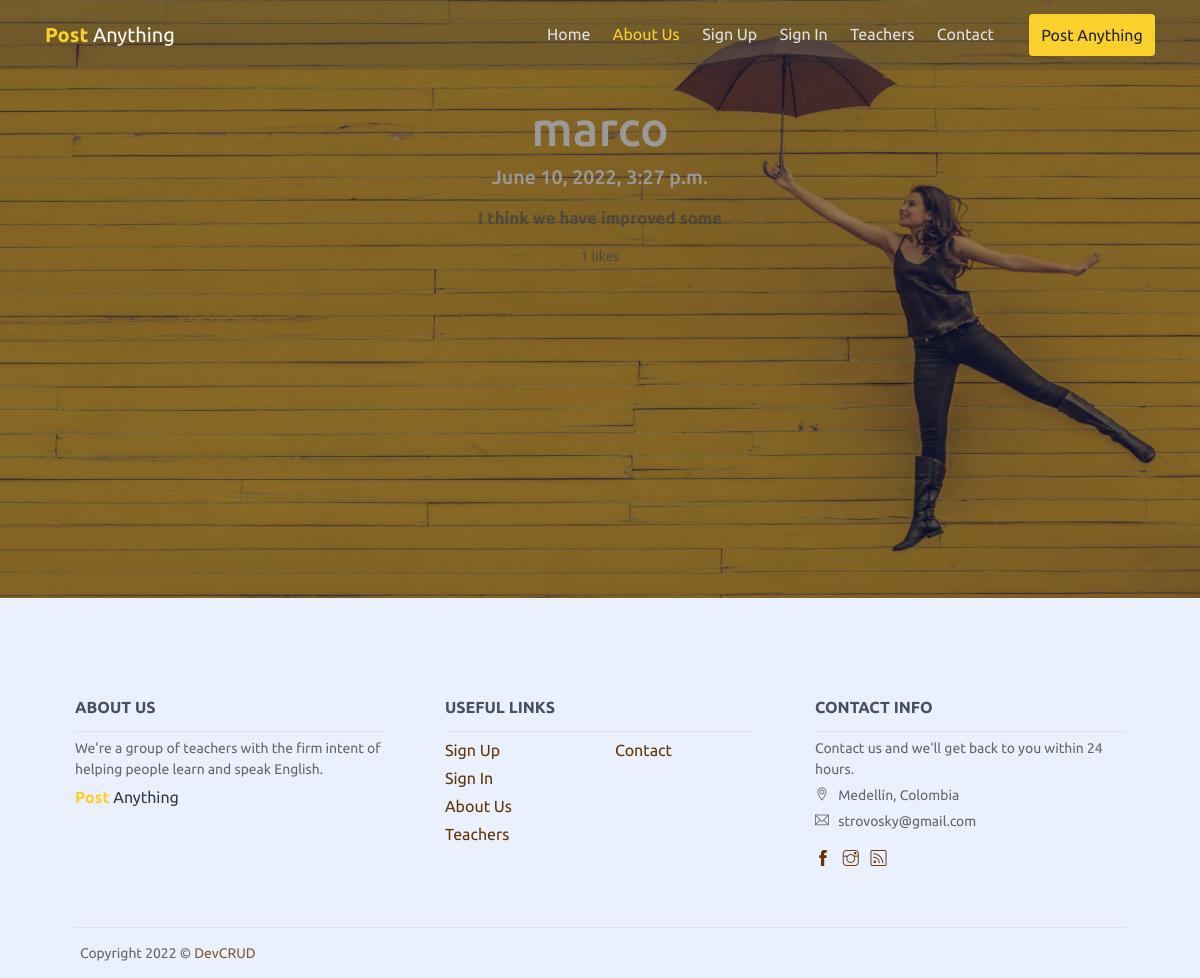
Before: /comment/3/2/ with the older database file.
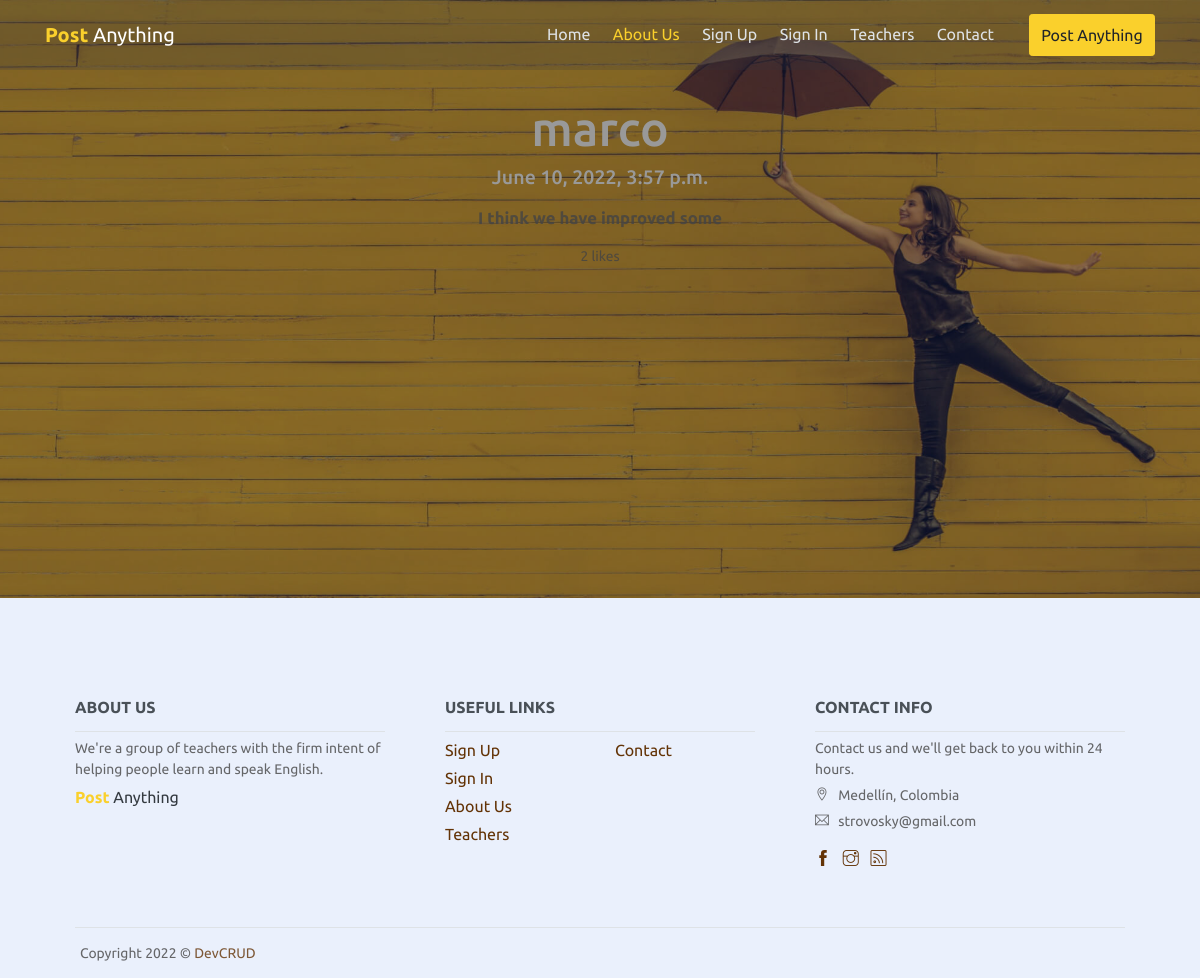
After: the same page with the newer database file.
### blog/models.py (models this page shows, shortened)
class Comments(Model):
    content = CharField(max_length=300)
    num_likes = IntegerField(default=0)
    date_created = DateTimeField(auto_now=True)
    author = ForeignKey(to=User, on_delete=CASCADE)
    topic = ForeignKey(to=Topics, on_delete=CASCADE)

### blog/views.py (the view)
# urls.py: path("comment/<int:pk>/<int:topic_id>/", view=views.detail_comment, name="detail_comment"),
def detail_comment(request, pk, topic_id):
    comment = Comments.objects.get(pk=pk)
    topic = Topics.objects.get(id=topic_id)
    return render(request, "blog/detail_comment.html", {"comment": comment, "topic":topic})

### blog/templates/blog/detail_comment.html (shortened to what this page needs)
{% extends "blog/base.html" %}
{% block main %}
<header id="home" class="header">
    <div class="overlay"></div>
        <section id="about">
            <div class="container">
                <div class="after"><h1>{{comment.author}}</h1></div>
                <div class="content">
                    <h5 class="title mb-3">{{comment.date_created}}</h5>
                    <div class="row">
                        <div class="col">
                            <p><big><b>{{comment.content}}</b></big></p>
                        </div>
                    </div>
                    <p >{{comment.num_likes}} likes</p>
                </div>
            </div>
        </section>
</header>
{% endblock main %}

Changed rows visible on the page:
changed Comments "I think we have improved some": date_created "June 10, 2022, 3:27 p.m." → "June 10, 2022, 3:57 p.m."; num_likes "1" → "2"
